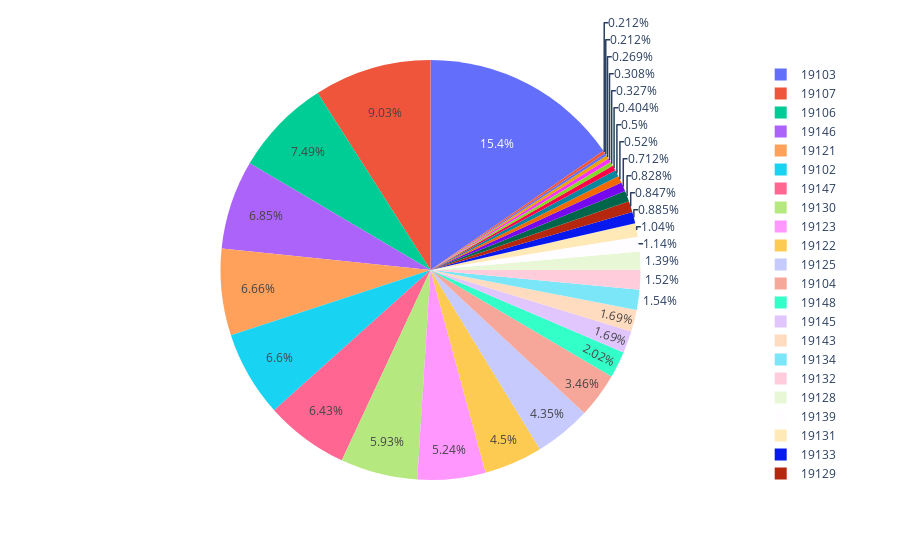

The notebook cell saved with this chart:
### Code cell
fig = px.pie(zip_code, names = 'index', values = 'postal_code')
fig.show()

### Figure 1 — Plotly figure (JSON) as saved in the notebook; plotly's stock layout.template omitted (floating-point values rounded to 4 significant figures)
{"data": [{"domain": {"x": [0, 1], "y": [0, 1]}, "hovertemplate": "index=%{label}<br>postal_code=%{value}<extra></extra>", "labels": [19103, 19107, 19106, 19146, 19121, 19102, 19147, 19130, 19123, 19122, 19125, 19104, 19148, 19145, 19143, 19134, 19132, 19128, 19139, 19131, 19133, 19129, 19144, 19127, 19119, 19140, 19151, 19124, 19138, 19135, 19118, 19111], "legendgroup": "", "name": "", "showlegend": true, "type": "pie", "values": [800, 469, 389, 356, 346, 343, 334, 308, 272, 234, 226, 180, 105, 88, 88, 80, 79, 72, 59, 54, 46, 44, 43, 37, 27, 26, 21, 17, 16, 14, 11, 11]}], "layout": {"legend": {"tracegroupgap": 0}, "margin": {"t": 60}}}
